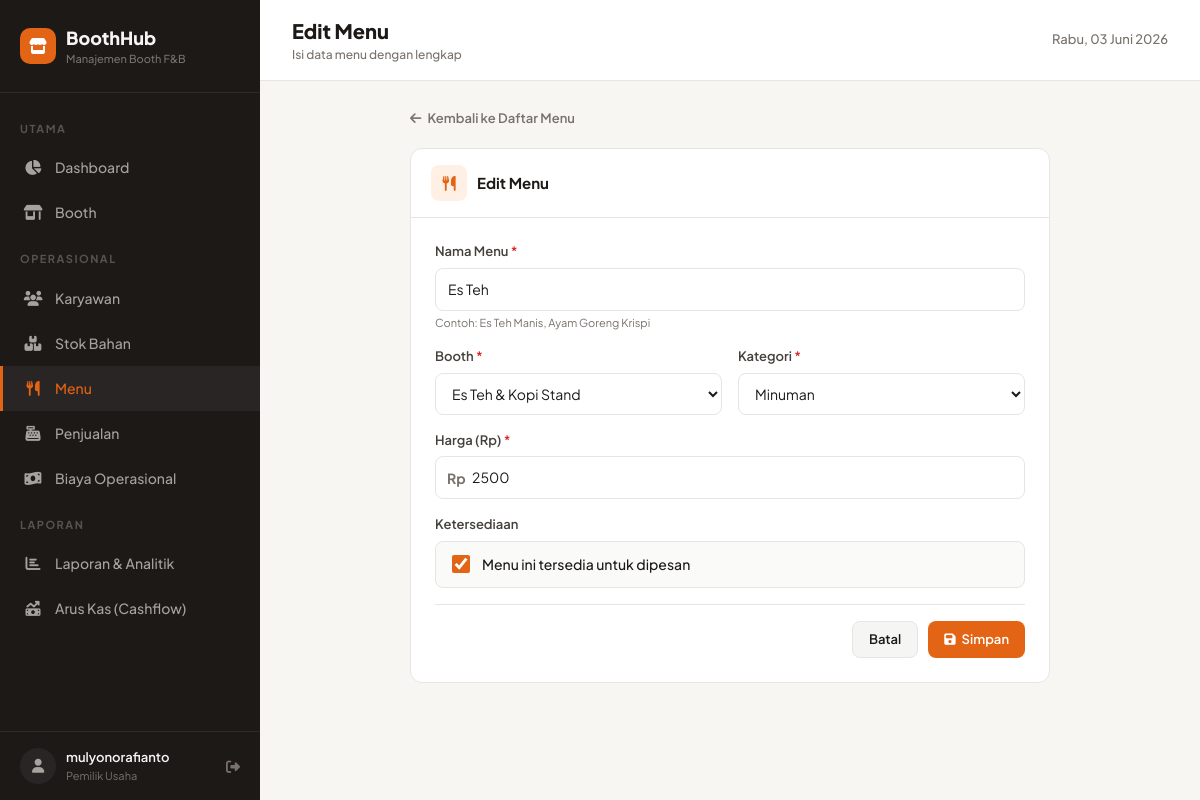
The page /menu/1/update/ (signed in) on the database its author committed.
### boothapp/models.py (models this page shows, shortened)
class MenuItem(models.Model):
    CATEGORY_CHOICES = [
        ('minuman', 'Minuman'),
        ('makanan', 'Makanan'),
    ]
    booth = models.ForeignKey(Booth, on_delete=models.CASCADE, related_name='menu_items')
    name = models.CharField(max_length=200, verbose_name='Nama Menu')
    price = models.PositiveIntegerField(verbose_name='Harga')
    category = models.CharField(max_length=20, choices=CATEGORY_CHOICES)
    is_available = models.BooleanField(default=True, verbose_name='Tersedia')
    class Meta:
        verbose_name = 'Menu'
        verbose_name_plural = 'Menu'
        ordering = ['name']

### boothapp/views.py (the view)
# urls.py: path('menu/<int:pk>/update/', views.menu_update, name='menu_update'),
@login_required
def menu_update(request, pk):
    menu = get_object_or_404(MenuItem, pk=pk)
    if request.method == 'POST':
        form = MenuItemForm(request.POST, instance=menu)
        if form.is_valid():
            form.save()
            return redirect('boothapp:menu_list')
    else:
        form = MenuItemForm(instance=menu)
    return render(request, 'boothapp/menu_form.html', {'form': form, 'title': 'Edit Menu'})

### boothapp/forms.py
class MenuItemForm(forms.ModelForm):
    class Meta:
        model = MenuItem
        fields = ['booth', 'name', 'price', 'category', 'is_available']
        widgets = {
            'name': forms.TextInput(attrs={'class': 'form-input'}),
            'price': forms.NumberInput(attrs={'class': 'form-input'}),
        }

### boothapp/models.py (called while the page is built)
    def __str__(self):
        return self.name

### templates/boothapp/menu_form.html (shortened to what this page needs)
{% extends 'boothapp/base.html' %}
{% block nav_menu %}active{% endblock %}
{% block page_title %}{{ title }}{% endblock %}
{% block page_subtitle %}Isi data menu dengan lengkap{% endblock %}
{% block content %}
<div style="max-width:640px;margin:0 auto;">
    <a href="{% url 'boothapp:menu_list' %}" style="display:inline-flex;align-items:center;gap:6px;color:var(--muted);text-decoration:none;font-size:13px;font-weight:600;margin-bottom:20px;transition:color 0.2s;"
       onmouseover="this.style.color='var(--accent)'" onmouseout="this.style.color='var(--muted)'">
        <i class="fas fa-arrow-left"></i> Kembali ke Daftar Menu
    </a>
    <div style="display:grid;grid-template-columns:1fr 1fr;gap:16px;align-items:start;">
        <div class="card" style="grid-column:1/-1;">
            <div class="card-header">
                <div style="display:flex;align-items:center;gap:10px;">
                    <div style="width:36px;height:36px;border-radius:8px;background:var(--accent-light);display:flex;align-items:center;justify-content:center;">
                        <i class="fas fa-utensils" style="color:var(--accent);font-size:15px;"></i>
                    </div>
                    <span>{{ title }}</span>
                </div>
            </div>
            <div style="padding:24px;">
                <form method="post" novalidate>
                    <div class="form-group">
                        <label class="form-label" for="id_name">
                            Nama Menu <span style="color:var(--danger);">*</span>
                        </label>
                        {{ form.name }}
                        <div style="font-size:11px;color:var(--muted);margin-top:4px;">Contoh: Es Teh Manis, Ayam Goreng Krispi</div>
                    </div>
                    <div style="display:grid;grid-template-columns:1fr 1fr;gap:16px;">
                        <div class="form-group">
                            <label class="form-label" for="id_booth">
                                Booth <span style="color:var(--danger);">*</span>
                            </label>
                            {{ form.booth }}
                        </div>
                        <div class="form-group">
                            <label class="form-label" for="id_category">
                                Kategori <span style="color:var(--danger);">*</span>
                            </label>
                            {{ form.category }}
                        </div>
                    </div>
                    <div class="form-group">
                        <label class="form-label" for="id_price">
                            Harga (Rp) <span style="color:var(--danger);">*</span>
                        </label>
                        <div style="position:relative;">
                            <span style="position:absolute;left:12px;top:50%;transform:translateY(-50%);color:var(--muted);font-weight:700;font-size:14px;">Rp</span>
                            {{ form.price }}
                        </div>
                    </div>
                    <div class="form-group">
                        <label class="form-label">Ketersediaan</label>
                        <div style="display:flex;align-items:center;gap:12px;padding:12px 16px;background:#FAFAF9;border-radius:8px;border:1px solid var(--border);">
                            {{ form.is_available }}
                            <label for="id_is_available" style="font-size:14px;font-weight:500;cursor:pointer;">
                                Menu ini tersedia untuk dipesan
                            </label>
                        </div>
                    </div>
                    <div style="display:flex;justify-content:flex-end;gap:10px;padding-top:16px;border-top:1px solid var(--border);">
                        <a href="{% url 'boothapp:menu_list' %}" class="btn btn-secondary" style="text-decoration:none;">Batal</a>
                        <button type="submit" class="btn btn-primary">
                            <i class="fas fa-save"></i> Simpan
                        </button>
                    </div>
                </form>
            </div>
        </div>
    </div>
</div>
{% endblock %}

### templates/boothapp/base.html (shortened to what this page needs)
<!DOCTYPE html>
<html lang="id">
<head>
    <script src="https://cdn.tailwindcss.com"></script>
    <link rel="stylesheet" href="https://cdnjs.cloudflare.com/ajax/libs/font-awesome/6.5.1/css/all.min.css">
</head>
<body>
    <aside class="sidebar" id="sidebar">
        <div class="sidebar-brand">
            <div style="display:flex;align-items:center;gap:10px;">
                <div style="width:36px;height:36px;background:var(--accent);border-radius:10px;display:flex;align-items:center;justify-content:center;">
                    <i class="fas fa-store" style="color:white;font-size:16px;"></i>
                </div>
                <div>
                    <div style="color:#F5F5F4;font-weight:800;font-size:18px;">BoothHub</div>
                    <div style="color:#78716C;font-size:11px;font-weight:500;">Manajemen Booth F&B</div>
                </div>
            </div>
        </div>
        <nav class="sidebar-nav">
            <div class="sidebar-section">Utama</div>
            <a href="{% url 'boothapp:dashboard' %}" class="{% block nav_dashboard %}{% endblock %}"><i class="fas fa-chart-pie"></i> Dashboard</a>
            <a href="{% url 'boothapp:booth_list' %}" class="{% block nav_booth %}{% endblock %}"><i class="fas fa-store-alt"></i> Booth</a>
            <div class="sidebar-section">Operasional</div>
            <a href="{% url 'boothapp:employee_list' %}" class="{% block nav_karyawan %}{% endblock %}"><i class="fas fa-users"></i> Karyawan</a>
            <a href="{% url 'boothapp:inventory_list' %}" class="{% block nav_stok %}{% endblock %}"><i class="fas fa-boxes-stacked"></i> Stok Bahan</a>
            <a href="{% url 'boothapp:menu_list' %}" class="{% block nav_menu %}{% endblock %}"><i class="fas fa-utensils"></i> Menu</a>
            <a href="{% url 'boothapp:sale_list' %}" class="{% block nav_penjualan %}{% endblock %}"><i class="fas fa-cash-register"></i> Penjualan</a>
            <a href="{% url 'boothapp:expense_list' %}" class="{% block nav_biaya %}{% endblock %}"><i class="fas fa-money-bill-wave"></i> Biaya Operasional</a>
                       <div class="sidebar-section">Laporan</div>
            <a href="{% url 'boothapp:report' %}" class="{% block nav_laporan %}{% endblock %}"><i class="fas fa-chart-bar"></i> Laporan & Analitik</a>
            <a href="{% url 'boothapp:cashflow_report' %}" class="{% block nav_cashflow %}{% endblock %}"><i class="fas fa-money-bill-trend-up"></i> Arus Kas (Cashflow)</a>
        </nav>
        <div style="padding:16px 20px;border-top:1px solid rgba(255,255,255,0.08);">
            <div style="display:flex;align-items:center;gap:10px;">
                <div style="width:36px;height:36px;background:#292524;border-radius:50%;display:flex;align-items:center;justify-content:center;">
                    <i class="fas fa-user" style="color:#A8A29E;font-size:14px;"></i>
                </div>
                <div style="flex:1;">
                    <div style="color:#F5F5F4;font-size:13px;font-weight:600;">{{ request.user.get_full_name|default:request.user.username }}</div>
                    <div style="color:#78716C;font-size:11px;">Pemilik Usaha</div>
                </div>
                <a href="{% url 'logout' %}" style="color:#78716C;font-size:14px;" title="Logout"><i class="fas fa-sign-out-alt"></i></a>
            </div>
        </div>
    </aside>
    <div class="main-content">
        <div class="topbar">
            <div style="display:flex;align-items:center;gap:12px;">
                <div>
                    <h1 id="pageTitle" style="font-size:20px;font-weight:800;">{% block page_title %}Dashboard{% endblock %}</h1>
                    <p id="pageSubtitle" style="font-size:12px;color:var(--muted);font-weight:500;">{% block page_subtitle %}{% endblock %}</p>
                </div>
            </div>
            <div style="display:flex;align-items:center;gap:12px;">
                <div style="font-size:13px;color:var(--muted);font-weight:500;">{% now "l, d F Y" %}</div>
            </div>
        </div>
        <div style="padding:24px 32px;" class="page-enter">
            {% block content %}{% endblock %}
        </div>
    </div>
</body>
</html>

### templates/boothapp/base.html (style rules this page uses)
:root { --bg: #F8F6F3; --fg: #1C1917; --muted: #78716C; --accent: #E36414; --accent-light: #FFF0E6; --card: #FFFFFF; --border: #E7E5E4; --sidebar: #1C1917; --sidebar-hover: #292524; --success: #16A34A; --warning: #F59E0B; --danger: #DC2626; --info: #0891B2; }
* { margin: 0; padding: 0; box-sizing: border-box; }
body { font-family: 'Plus Jakarta Sans', sans-serif; background: var(--bg); color: var(--fg); }
.sidebar { width: 260px; min-height: 100vh; background: var(--sidebar); position: fixed; left: 0; top: 0; z-index: 50; transition: transform 0.3s ease; display: flex; flex-direction: column; }
.sidebar-brand { padding: 24px 20px; border-bottom: 1px solid rgba(255,255,255,0.08); }
.sidebar-nav { flex: 1; overflow-y: auto; padding: 12px 0; }
.sidebar-nav a { display: flex; align-items: center; gap: 12px; padding: 12px 20px; color: #A8A29E; text-decoration: none; font-size: 14px; font-weight: 500; transition: all 0.2s; border-left: 3px solid transparent; }
.sidebar-nav a.active { background: var(--sidebar-hover); color: var(--accent); border-left-color: var(--accent); }
.sidebar-nav a i { width: 20px; text-align: center; font-size: 15px; }
.sidebar-section { padding: 16px 20px 8px; font-size: 11px; text-transform: uppercase; letter-spacing: 1.5px; color: #57534E; font-weight: 700; }
.main-content { margin-left: 260px; min-height: 100vh; }
.topbar { background: var(--card); border-bottom: 1px solid var(--border); padding: 16px 32px; display: flex; align-items: center; justify-content: space-between; position: sticky; top: 0; z-index: 40; }
.card { background: var(--card); border: 1px solid var(--border); border-radius: 12px; overflow: hidden; transition: box-shadow 0.2s; }
.card-header { padding: 16px 20px; border-bottom: 1px solid var(--border); font-weight: 700; font-size: 15px; display: flex; align-items: center; justify-content: space-between; }
.btn { padding: 8px 16px; border-radius: 8px; font-size: 13px; font-weight: 600; border: none; cursor: pointer; transition: all 0.2s; display: inline-flex; align-items: center; gap: 6px; font-family: inherit; text-decoration: none; }
.btn-primary { background: var(--accent); color: white; }
.btn-secondary { background: #F5F5F4; color: var(--fg); border: 1px solid var(--border); }
.form-group { margin-bottom: 16px; }
.form-label { display: block; font-size: 13px; font-weight: 600; margin-bottom: 6px; color: #44403C; }
.form-input, .form-select { width: 100%; padding: 10px 12px; border: 1px solid var(--border); border-radius: 8px; font-size: 14px; font-family: inherit; background: white; transition: border-color 0.2s; outline: none; }
.page-enter { animation: fadeUp 0.3s ease; }

### rows shown on the page
MenuItem: name "Es Teh", booth "Es Teh & Kopi Stand", category "Minuman", price "2500", is_available "☑"

### other values the page prints
{{ request.user.get_full_name|default:request.user.username }} "mulyonorafianto"
{{ title }} "Edit Menu"
